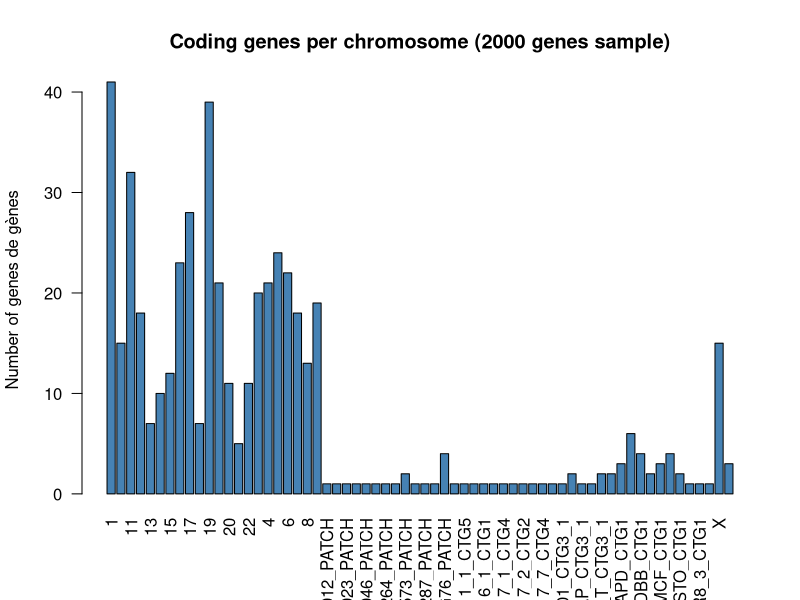
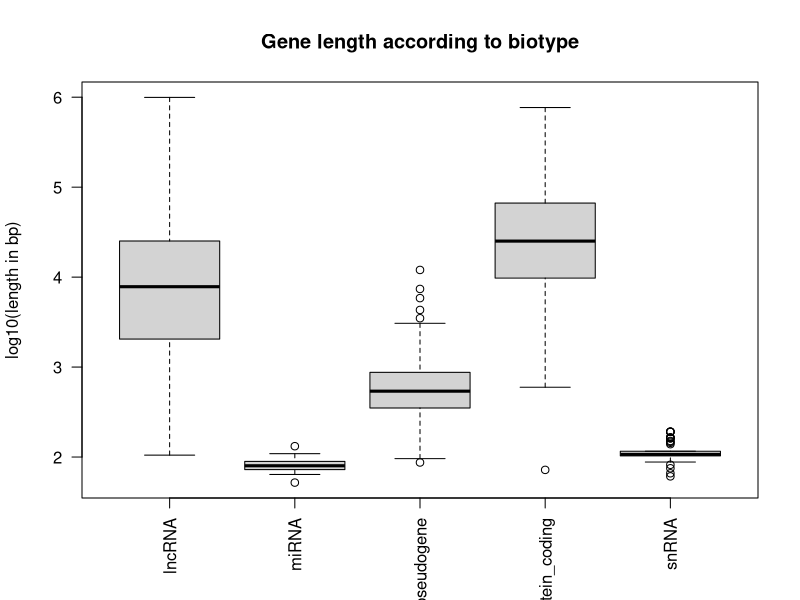

Source code (R) for these figures, in order:
## ---- chunk 1
knitr::opts_chunk$set(eval = TRUE, include = TRUE, echo=TRUE,
      message = FALSE, warning = FALSE,	collapse = TRUE, comment = "#>",
      out.width = "100%", fig.align = "center", fig.height = 7,	
      fig.width = 12, dev = c("svg"), dpi=500)

# Colors :
success = "#74C476"
light_green = "#E5F5E080"

warning = "#E39E4F"
light_orange = "#FED8B180"

error = "#E34234"

tips = "#1155cc"
## ---- chunk 2
#| echo: false
2+3
## ---- chunk 3
#| echo: false
4*5
## ---- chunk 4
#| echo: false
6/4
## ---- chunk 5
#| echo: false
1.2
## ---- chunk 6
a <- 2    # create a variable named "a" and assign its value to 2
print(a)  # display a
a == 2    # Test if a is equal to 2  
## ---- chunk 7
b <- 3		# create a second variable named b, equals to 3
b == a  	# a is still in R's memory, so we can compare it to b
## ---- chunk 8
a_plus_b <- a + b		# always use explicit names !
a_plus_b

a <- 7 # change a's value
a_plus_b

a_plus_b <- a + b 	# compute the sum to take into account a's changes
print(a_plus_b)	
## ---- chunk 9
measures <-  c(1,10,a,b)    # One vector containing 1, 10 and the values contained in a and b
integers <-  1:10		   # One vector with all integer values from 1 to 10
ducks <-  c("riri", "fifi", "loulou")    # A vector containing character strings
## ---- chunk 10
test <-  c("riri", 1, 4:6)
class(test)
## ---- chunk 11
measures + a 	
## ---- chunk 12
integers / 2
## ---- chunk 13
integers[8]		
## ---- chunk 14
measures[1] <- 12		
measures
## ---- chunk 15
measures <- c(measures, 9, 8)
measures
## ---- chunk 16
measures[4] <- NA
measures
## ---- chunk 17
empty <- list()  # Create an empty list
groceries <- list("banana"=2,"apple"=5,"kiwi"=8) # a list of fruits
unnamed <- list(2,5,8) # a list of unnamed numbers
vrac <- list("A"=1:4,"B"=c(0,1),"C"="hey") # a list with multiple class of objects !
## ---- chunk 18
empty <- list()  # Create an empty list
groceries <- list("banana"=2,"apple"=5,"kiwi"=8) # a list of fruits
unnamed <- list(2,5,8) # a list of unnamed numbers
vrac <- list("A"=1:4,"B"=c(0,1),"C"="hey") # a list with multiple class of objects !
## ---- chunk 19
groceries[["banana"]] # Access the value stored under banana name  
groceries[[1]]  # Access the value of the first groceries element (banana)
## ---- chunk 20
groceries$banana          # Access the value stored under banana name 
## ---- chunk 21
unnamed$a
## ---- chunk 22
empty[["key"]] <- "value" 	# add a named element to the empty list
## ---- chunk 23
empty[[4]] <- 10 	# add an unnamed element to the 4th position
## ---- chunk 24
?mean
## ---- chunk 25
mean(measures) # compute the mean of measures
mean(x = measures) # same
## ---- chunk 26
mean(x = measures, na.rm = TRUE) 
## ---- chunk 27
mean_measures <- mean(x=measures, na.rm=TRUE)
## ---- chunk 28
square <- function(x) {
  # as many lines as you want here !
  output = x * x
  return(output)
}
## ---- chunk 29
annotation_data <- read.table(file = "annot_GRCH38_reduced.csv", header = TRUE, 
                              sep = ",", dec = ".", quote='"')
## ---- chunk 30
dim(annotation_data)      # rows x columns
nrow(annotation_data)     # number of genes
ncol(annotation_data)     # number of features
names(annotation_data)    # column names
## ---- chunk 31
str(annotation_data)
## ---- chunk 32
summary(annotation_data)
## ---- chunk 33
annotation_data[1, ]  
## ---- chunk 34
annotation_data[1, "symbol"]    
## ---- chunk 35
annotation_data[1:3, c("symbol", "chr")]     
## ---- chunk 36
head(rownames(annotation_data))
annotation_data["1", c("ensgene", "symbol", "description")]   # using row name " "
## ---- chunk 37
mean(annotation_data$end - annotation_data$start)
range(annotation_data$start)
length(unique(annotation_data$biotype))
## ---- chunk 38
annotation_data$strand <- factor(annotation_data$strand, levels = c(1, -1), labels = c("+", "-"))
## ---- chunk 39
#| code-line-numbers: "|13"

table(annotation_data$strand)
str(annotation_data)
## ---- chunk 40
annotation_data$biotype <- factor(annotation_data$biotype)
nlevels(annotation_data$biotype)
## ---- chunk 41
annotation_data$length <- annotation_data$end - annotation_data$start + 1   # locus length (bp)
annotation_data$log10_length <- log10(annotation_data$length)

head(annotation_data[, c("symbol", "start", "end", "length")])
summary(annotation_data$length)
## ---- chunk 42
head(annotation_data$biotype == "protein_coding", 10)   # overview : one TRUE/FALSE per gene
## ---- chunk 43
coding <- annotation_data[annotation_data$biotype == "protein_coding", ]
nrow(coding)
## ---- chunk 44
chr17 <- annotation_data[annotation_data$chr == "17", ]
nrow(chr17)
## ---- chunk 45
# coding genes for all chromosomes except 21
annotation_data[annotation_data$biotype == "protein_coding" & annotation_data$chr !=21,
      c("symbol", "start", "end", "length")][1:8, ]
## ---- chunk 46
# petits ARN non codants
small_rna <- annotation_data[annotation_data$biotype %in% c("miRNA", "snRNA", "snoRNA"), ]
table(droplevels(small_rna$biotype))
## ---- chunk 47
# protein coding kinases
kinases <- annotation_data[grepl("kinase", annotation_data$description) & annotation_data$biotype == "protein_coding", c("symbol", "chr", "description")]
nrow(kinases)
head(kinases, 8)
## ---- chunk 48
subset(annotation_data, 
       biotype == "protein_coding" & length > 400000, 
       select = c(symbol, chr, length, description))
## ---- chunk 49
sum(is.na(annotation_data$entrez))      # number of NA in entrez column
sum(annotation_data$symbol == "")       # number of missing symbols
colSums(is.na(annotation_data))         # NA per column
## ---- chunk 50
annotation_data$symbol[annotation_data$symbol == ""] <- NA
colSums(is.na(annotation_data))
## ---- chunk 51
annotation_data[annotation_data$biotype == "protein_coding" & is.na(annotation_data$entrez),
      c("ensgene", "symbol", "description")]
## ---- chunk 52
# Top 5 longest coding genes
coding <- annotation_data[annotation_data$biotype == "protein_coding", ]
top5 <- coding[order(coding$length, decreasing = TRUE), ]
top5[1:5, c("symbol", "chr", "length", "description")]
## ---- chunk 53
chr1 <- annotation_data[annotation_data$chr == "1", ]
chr1 <- chr1[order(chr1$start), ]
chr1[1:5, c("symbol", "start", "end", "strand")]
## ---- chunk 54
coding_nuc <- annotation_data[annotation_data$biotype == "protein_coding", ]
n_per_chr <- table(coding_nuc$chr)

barplot(n_per_chr, las = 2, col = "steelblue", main = "Coding genes per chromosome (2000 genes sample)", ylab = "Number of genes de gènes")
## ---- chunk 55
main_types <- c("protein_coding", "lncRNA", "processed_pseudogene", "miRNA", "snRNA")
sel <- droplevels(annotation_data[annotation_data$biotype %in% main_types, ])

boxplot(log10_length ~ biotype, data = sel, las = 2,
        col = "lightgrey", xlab = "", ylab = "log10(length in bp)",
        main = "Gene length according to biotype")
